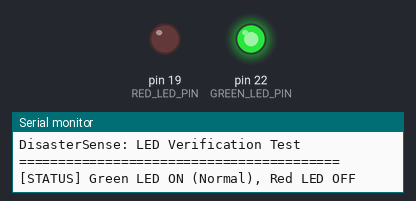
The sketch below on a simulated Arduino Mega 2560, built with avr-gcc and run on an emulated ATmega2560. On the bench: output pins drawn as LEDs (lit = HIGH), the last lines printed to the serial monitor.

Above: at 2.0 s.
At 4.0 s:
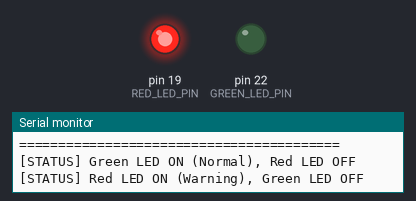
At 5.5 s:
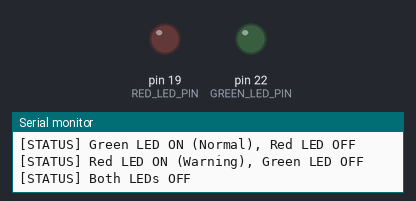
Timing chart, 0 to 7.5 s (numbered marks = the images above):
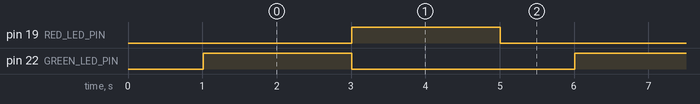

Measured:
- by itself, pin 19 (RED_LED_PIN), pin 22 (GREEN_LED_PIN): alternates HIGH for 2.0 s and LOW for 3.0 s
- by itself, everything shown: repeats every 5.0 s, in 3 steps

The sketch:

test_leds.ino
```cpp
/*
 * DisasterSense - Test 1: Red and Green LEDs
 *
 * Pin Connections:
 *   Red LED   -> Anode (+) to GPIO 19 via 330 ohm resistor, Cathode (-) to Common GND
 *   Green LED -> Anode (+) to GPIO 22 via 330 ohm resistor, Cathode (-) to Common GND
 *
 * Description:
 *   Tests the two status indicator LEDs independently to verify GPIO output drive
 *   and resistor connections before connecting sensor logic.
 */

const int RED_LED_PIN = 19;
const int GREEN_LED_PIN = 22;

void setup() {
  Serial.begin(115200);
  delay(1000);
  Serial.println("=========================================");
  Serial.println("DisasterSense: LED Verification Test");
  Serial.println("=========================================");

  pinMode(RED_LED_PIN, OUTPUT);
  pinMode(GREEN_LED_PIN, OUTPUT);

  // Initial state: both LEDs OFF
  digitalWrite(RED_LED_PIN, LOW);
  digitalWrite(GREEN_LED_PIN, LOW);
}

void loop() {
  // 1. Green LED ON, Red LED OFF (Simulates Normal Status)
  Serial.println("[STATUS] Green LED ON (Normal), Red LED OFF");
  digitalWrite(GREEN_LED_PIN, HIGH);
  digitalWrite(RED_LED_PIN, LOW);
  delay(2000);

  // 2. Red LED ON, Green LED OFF (Simulates Warning/Fault Status)
  Serial.println("[STATUS] Red LED ON (Warning), Green LED OFF");
  digitalWrite(GREEN_LED_PIN, LOW);
  digitalWrite(RED_LED_PIN, HIGH);
  delay(2000);

  // 3. Both LEDs OFF
  Serial.println("[STATUS] Both LEDs OFF");
  digitalWrite(GREEN_LED_PIN, LOW);
  digitalWrite(RED_LED_PIN, LOW);
  delay(1000);
}
```
